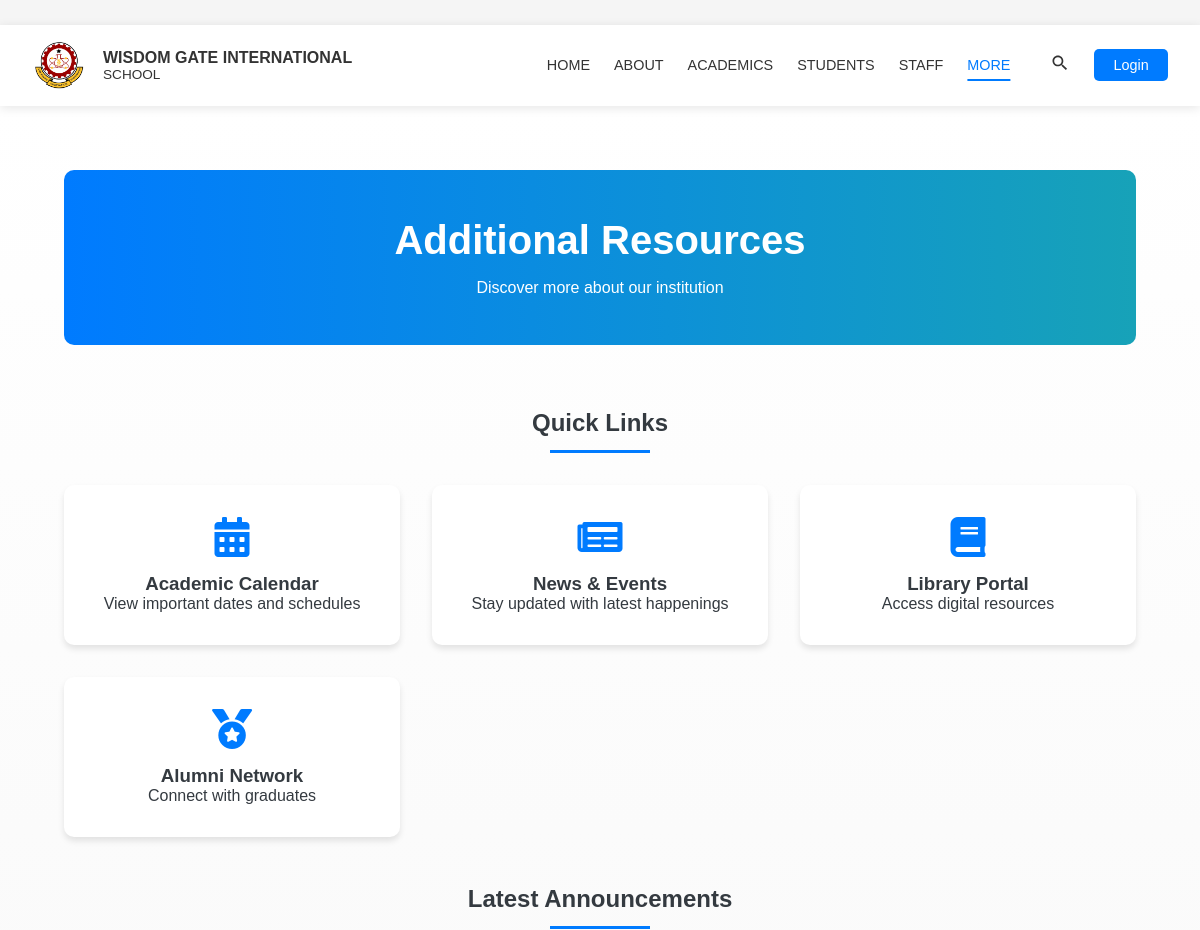
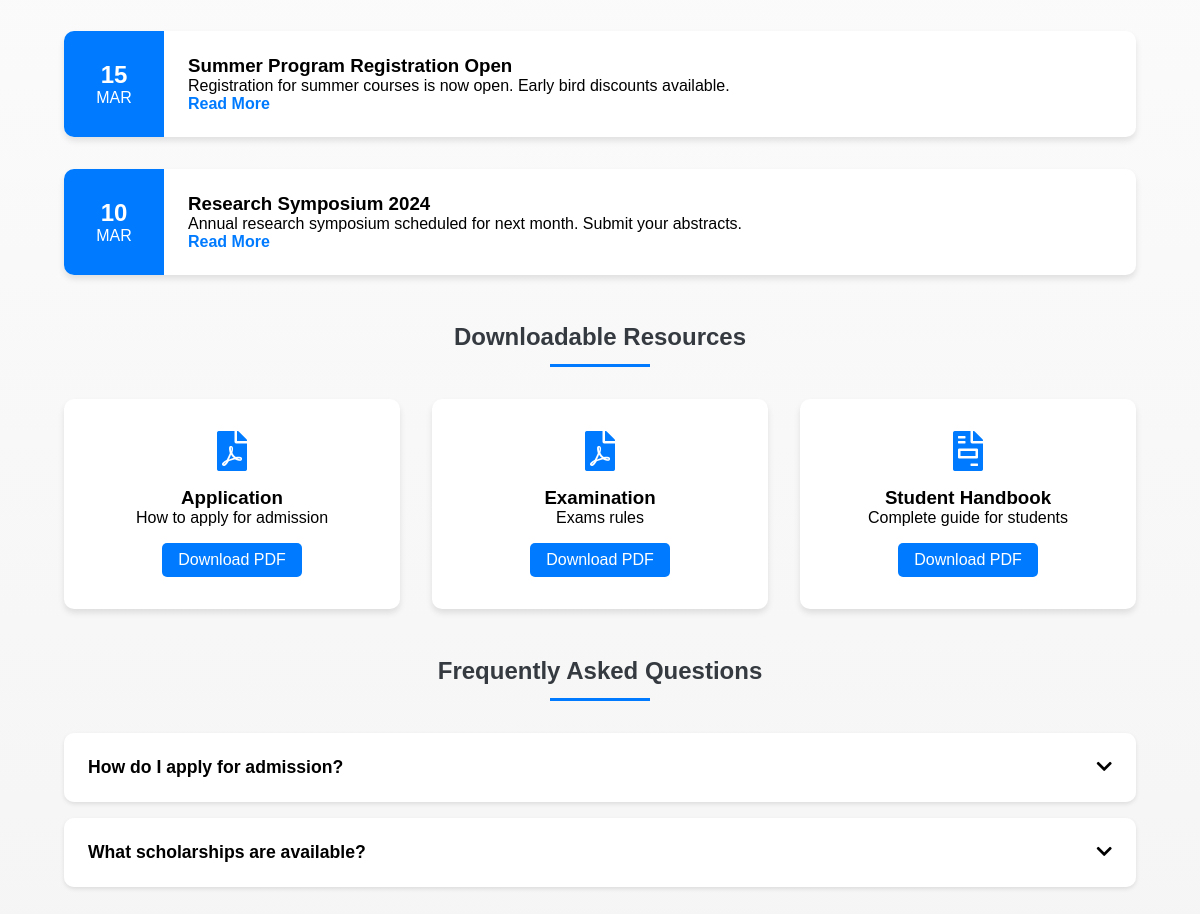
The page /wgis/more/ on the database its author committed (2 pictures, top to bottom).
### wgis/models.py (models this page shows, shortened)
class DownloadableResource(models.Model):
    title = models.CharField(max_length=200)
    description = models.TextField()
    pdf_file = models.FileField(upload_to='resources/pdfs/')
    icon_class = models.CharField(max_length=50, default='fas fa-file-pdf')

### wgis/views.py (the view)
# urls.py: path('more/', views.more, name='more'),
def more(request):
    resources = DownloadableResource.objects.all()
    return render(request, 'wgis/more.html', {'resources': resources})

### wgis/templates/wgis/more.html (shortened to what this page needs)
{% extends 'wgis/base.html' %}
{% load static %}
{% block head %}
<link rel="stylesheet" type="text/css" href="{% static 'wgis/more.css' %}">
<link rel="stylesheet" href="https://cdnjs.cloudflare.com/ajax/libs/font-awesome/5.15.4/css/all.min.css">
{% endblock %}
{% block content %}
<div class="more-container">
    <header class="more-header">
        <h1>Additional Resources</h1>
        <p class="header-description">Discover more about our institution</p>
    </header>
    <section class="quick-links">
        <h2>Quick Links</h2>
        <div class="links-grid">
            <a href="{% url 'wgis:academics' %}#academic-calendar" class="link-card">
                <i class="fas fa-calendar-alt"></i>
                <h3>Academic Calendar</h3>
                <p>View important dates and schedules</p>
            </a>
            <a href="{% url 'wgis:home' %}#news" class="link-card">
                <i class="fas fa-newspaper"></i>
                <h3>News & Events</h3>
                <p>Stay updated with latest happenings</p>
            </a>
            <a href="#" class="link-card">
                <i class="fas fa-book"></i>
                <h3>Library Portal</h3>
                <p>Access digital resources</p>
            </a>
            <a href="#" class="link-card">
                <i class="fas fa-medal"></i>
                <h3>Alumni Network</h3>
                <p>Connect with graduates</p>
            </a>
        </div>
    </section>
    <section class="announcements">
        <h2>Latest Announcements</h2>
        <div class="announcement-list">
            <div class="announcement-card">
                <div class="announcement-date">
                    <span class="day">15</span>
                    <span class="month">MAR</span>
                </div>
                <div class="announcement-content">
                    <h3>Summer Program Registration Open</h3>
                    <p>Registration for summer courses is now open. Early bird discounts available.</p>
                    <a href="#" class="read-more">Read More</a>
                </div>
            </div>
            <div class="announcement-card">
                <div class="announcement-date">
                    <span class="day">10</span>
                    <span class="month">MAR</span>
                </div>
                <div class="announcement-content">
                    <h3>Research Symposium 2024</h3>
                    <p>Annual research symposium scheduled for next month. Submit your abstracts.</p>
                    <a href="#" class="read-more">Read More</a>
                </div>
            </div>
        </div>
    </section>
    <section class="resources">
        <h2>Downloadable Resources</h2>
        <div class="resources-grid">
            {% for resource in resources %}
            <div class="resource-card">
                <i class="{{ resource.icon_class }}"></i>
                <h3>{{ resource.title }}</h3>
                <p>{{ resource.description }}</p>
                <a href="{{ resource.pdf_file.url }}" class="download-btn" download>Download PDF</a>
            </div>
            {% endfor %}
        </div>
    </section>
    <section class="faq">
        <h2>Frequently Asked Questions</h2>
        <div class="faq-list">
            <div class="faq-item">
                <button class="faq-question">
                    How do I apply for admission?
                    <i class="fas fa-chevron-down"></i>
                </button>
            </div>
            <div class="faq-item">
                <button class="faq-question">
                    What scholarships are available?
                    <i class="fas fa-chevron-down"></i>
                </button>
            </div>
        </div>
    </section>
</div>
{% endblock %}

### wgis/static/wgis/base.css (style rules this page uses)
* { margin: 0; padding: 0; box-sizing: border-box; font-family: Arial, sans-serif; }
body { background-color: #f5f5f5; }

### wgis/static/wgis/more.css (style rules this page uses)
:root { --primary-color: #007bff; --secondary-color: #6c757d; --success-color: #28a745; --info-color: #17a2b8; --warning-color: #ffc107; --danger-color: #dc3545; --light-color: #f8f9fa; --dark-color: #343a40; --white-color: #ffffff; --black-color: #000000; }
.more-container { max-width: 1200px; margin: 0 auto; padding: 2rem; }
.more-header { text-align: center; margin-bottom: 4rem; padding: 3rem 0; background: linear-gradient(to right, var(--primary-color), var(--info-color)); border-radius: 10px; color: var(--white-color); }
.more-header h1 { font-size: 2.5rem; margin-bottom: 1rem; }
.links-grid { display: grid; grid-template-columns: repeat(auto-fit, minmax(250px, 1fr)); gap: 2rem; margin: 2rem 0; }
.link-card { background: var(--white-color); padding: 2rem; border-radius: 10px; text-align: center; box-shadow: 0 4px 6px rgba(0, 0, 0, 0.1); transition: transform 0.3s ease; text-decoration: none; color: var(--dark-color); }
.link-card i { font-size: 2.5rem; color: var(--primary-color); margin-bottom: 1rem; }
.announcement-list { display: grid; gap: 2rem; margin: 2rem 0; }
.announcement-card { display: flex; background: var(--white-color); border-radius: 10px; overflow: hidden; box-shadow: 0 4px 6px rgba(0, 0, 0, 0.1); }
.announcement-date { background: var(--primary-color); color: var(--white-color); padding: 1rem; text-align: center; min-width: 100px; display: flex; flex-direction: column; justify-content: center; }
.announcement-date .day { font-size: 1.5rem; font-weight: bold; }
.announcement-content { padding: 1.5rem; flex-grow: 1; }
.read-more { color: var(--primary-color); text-decoration: none; font-weight: bold; }
.resources-grid { display: grid; grid-template-columns: repeat(auto-fit, minmax(300px, 1fr)); gap: 2rem; margin: 2rem 0; }
.resource-card { background: var(--white-color); padding: 2rem; border-radius: 10px; text-align: center; box-shadow: 0 4px 6px rgba(0, 0, 0, 0.1); }
.resource-card i { font-size: 2.5rem; color: var(--primary-color); margin-bottom: 1rem; }
.download-btn { display: inline-block; margin-top: 1rem; padding: 0.5rem 1rem; background-color: var(--primary-color); color: var(--white-color); text-decoration: none; border-radius: 5px; transition: background-color 0.3s ease; }
.faq-list { margin: 2rem 0; }
.faq-item { margin-bottom: 1rem; border-radius: 10px; overflow: hidden; box-shadow: 0 2px 4px rgba(0, 0, 0, 0.1); }
.faq-question { width: 100%; padding: 1.5rem; background: var(--white-color); border: none; text-align: left; font-size: 1.1rem; font-weight: bold; cursor: pointer; display: flex; justify-content: space-between; align-items: center; }
section h2 { text-align: center; color: var(--dark-color); margin: 3rem 0 2rem; position: relative; padding-bottom: 1rem; }
section h2::after { content: ''; position: absolute; bottom: 0; left: 50%; transform: translateX(-50%); width: 100px; height: 3px; background: var(--primary-color); }

### rows shown on the page
DownloadableResource: title "Application", description "How to apply for admission"
DownloadableResource: title "Examination", description "Exams rules"
DownloadableResource: title "Student Handbook", description "Complete guide for students"
